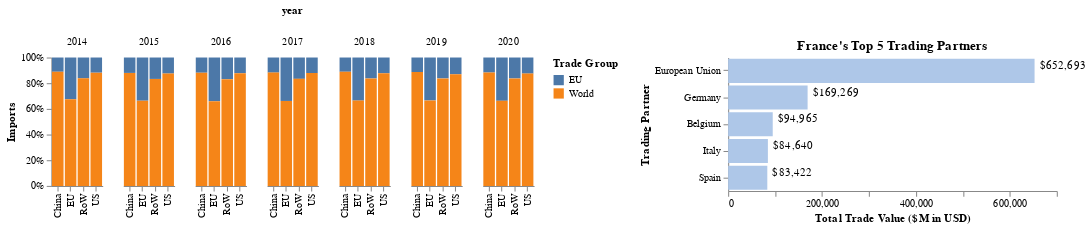

Notebook code cell kept with this figure:
### Code cell
row_1 = (pct1 | france).resolve_scale(
            color='independent')
row_2 = (pct2 | italy).resolve_scale(
            color='independent')

#row_2 = (pct2 | italy)
#row_3 = continent.resolve_scale(
      #      color='independent')


my_chart = (row_1).configure_axis(
grid=False
).configure_view(
strokeWidth=0
)

my_chart
